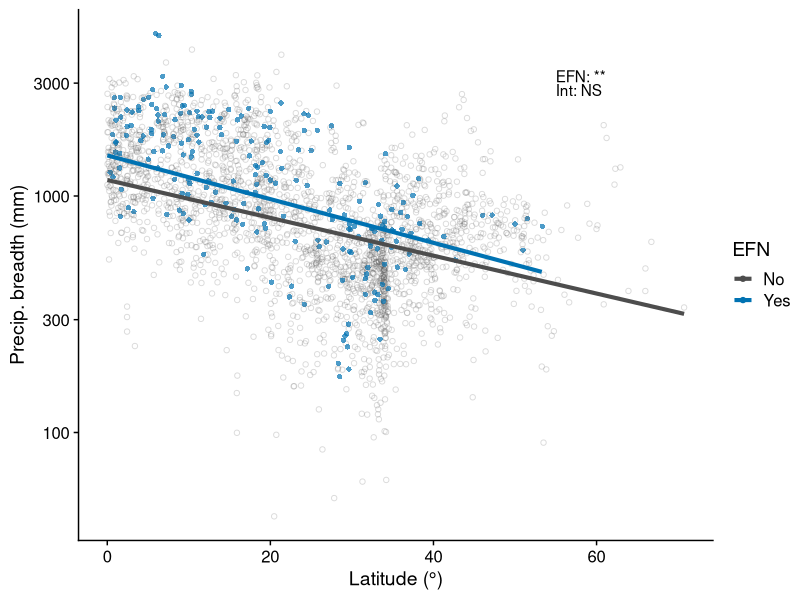
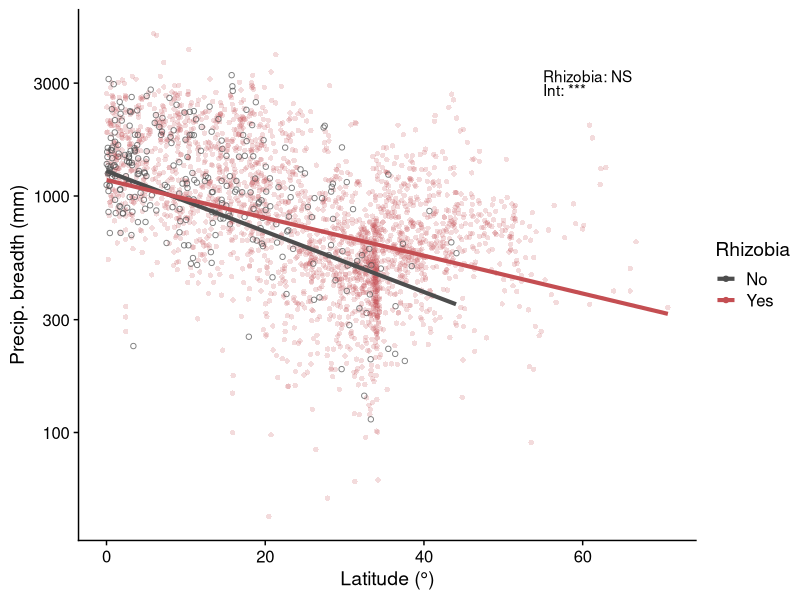
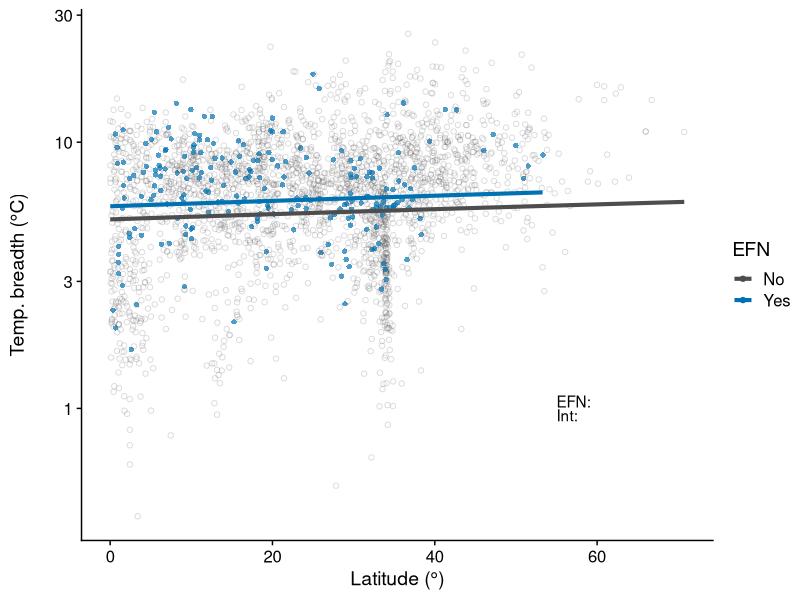
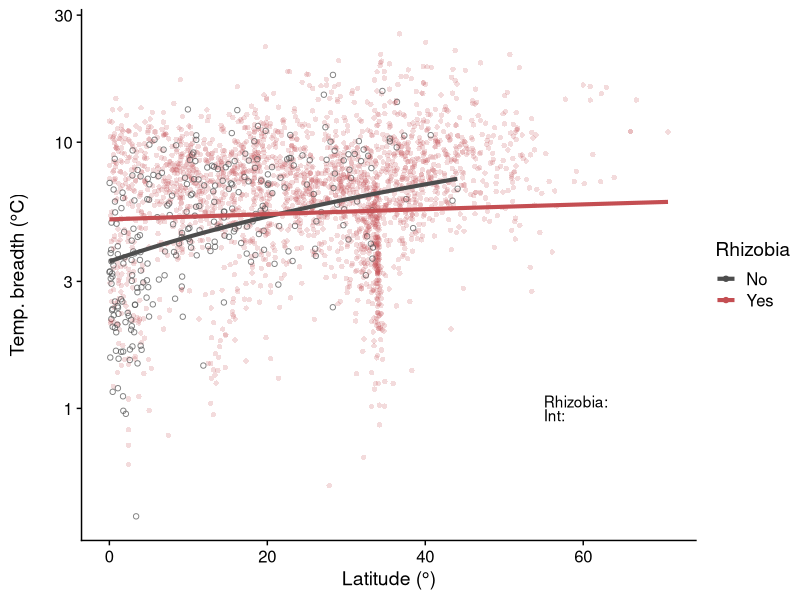
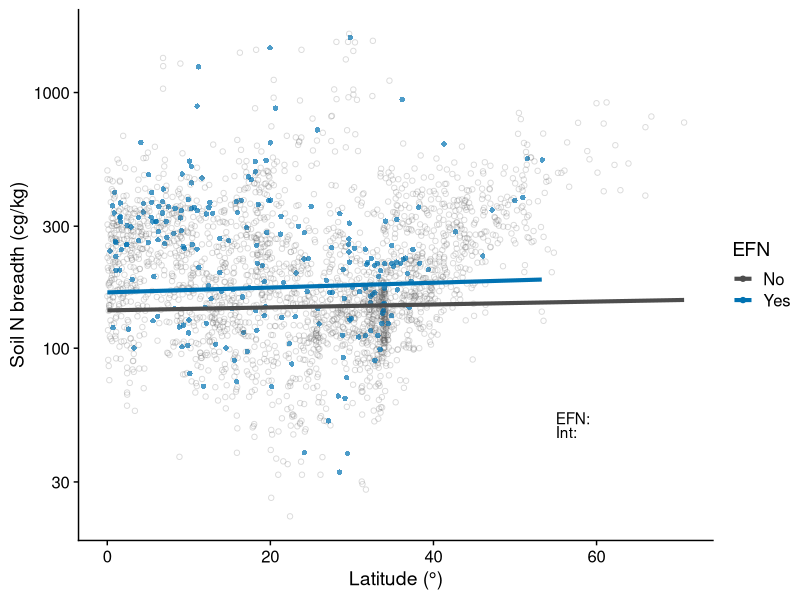
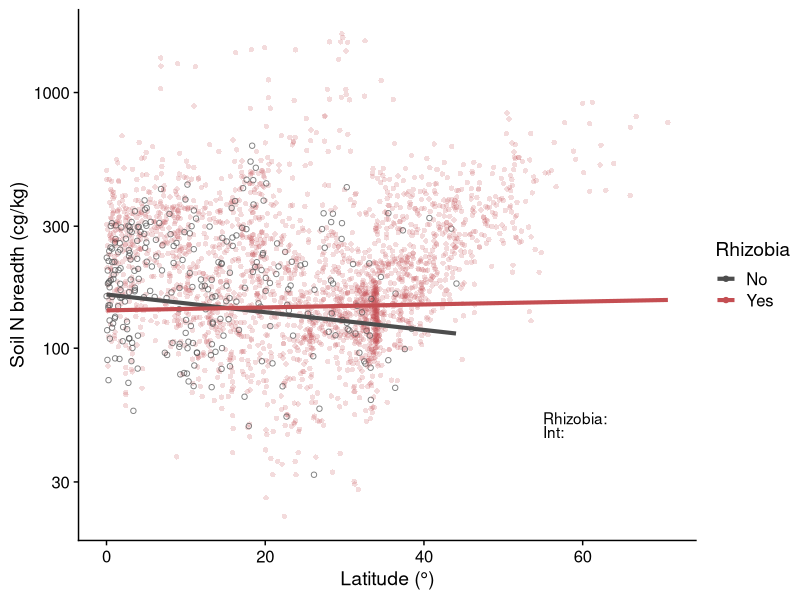
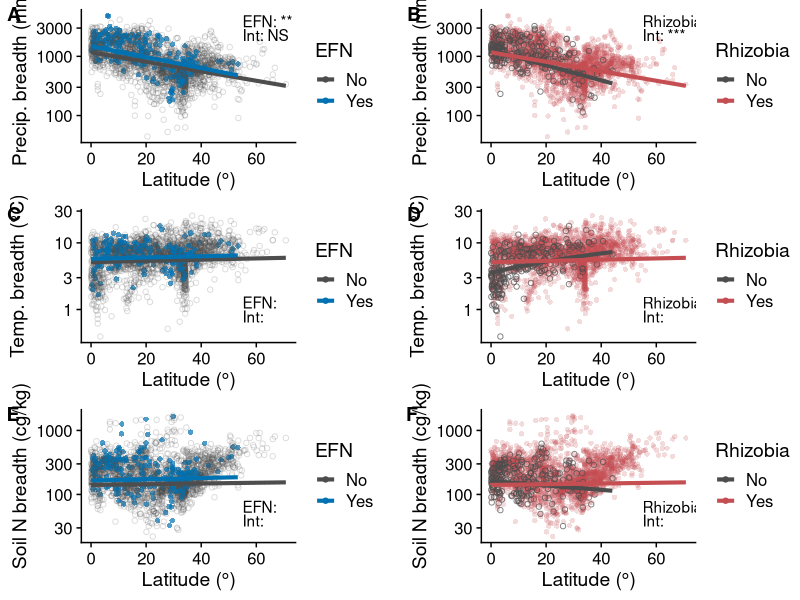

Source code (R) for these figures, in order: (Note: this script raises an error after producing the figures.)
#Packages
library(tidyverse)
library(cowplot)
library(here)
library(ggeffects)

#Read in data
data <- read.csv("data/pgls_species_data.csv")

#Make sure factors are factors
data$EFN <- as.factor(data$EFN)
data$fixer <- as.factor(data$fixer)
data$abs_med_lat <- as.numeric(data$abs_med_lat)

#Precipitation

#Read in model predictions from script 08
EFN_precip_means <- read.csv(here("tables/precip_range_EFN_predictions.csv"))
fixer_precip_means <- read.csv(here("tables/precip_range_fixer_predictions.csv"))
precip_stats <- read.csv(here("tables/precip_breadth_output_table.csv"))

## Make plots for EFN and rhizobia separately ----

#Set seed for reproducibility
set.seed(10)

#Make sure group is a factor
EFN_precip_means$group <- as.factor(EFN_precip_means$group)

#Calculate max latitude for each group
max_noEFN <- max(data[data$EFN == 0, "abs_med_lat"])
max_EFN <- max(data[data$EFN == 1, "abs_med_lat"])

#Set position of p-values inset
x_pos <- 55
y_pos <- 3000

#Extract p-values from model results for plotting asterixes on figure
sig_EFN <- ifelse(precip_stats[precip_stats$X == "EFN", "p.value"] <= 0.05 & precip_stats[precip_stats$X == "EFN", "p.value"] >= 0.01, "*", 
                  ifelse(precip_stats[precip_stats$X == "EFN", "p.value"] <= 0.01 & precip_stats[precip_stats$X == "EFN", "p.value"] >= 0.001, "**", 
                         ifelse(precip_stats[precip_stats$X == "EFN", "p.value"] <= 0.001, "***", 
                                "NS")))
sig_EFNint <- ifelse(precip_stats[precip_stats$X == "EFN:abs_med_lat", "p.value"] <= 0.05 & precip_stats[precip_stats$X == "EFN:abs_med_lat", "p.value"] >= 0.01, "*", 
                     (ifelse(precip_stats[precip_stats$X == "EFN:abs_med_lat", "p.value"] <= 0.01 & precip_stats[precip_stats$X == "EFN:abs_med_lat", "p.value"] >= 0.001, "**", 
                             (ifelse(precip_stats[precip_stats$X == "EFN:abs_med_lat", "p.value"] <= 0.001, "***", 
                                     "NS")))))
sig_fix <- ifelse(precip_stats[precip_stats$X == "fixer", "p.value"] <= 0.05 & precip_stats[precip_stats$X == "fixer", "p.value"] >= 0.01, "*", 
                  ifelse(precip_stats[precip_stats$X == "fixer", "p.value"] <= 0.01 & precip_stats[precip_stats$X == "fixer", "p.value"] >= 0.001, "**", 
                         ifelse(precip_stats[precip_stats$X == "fixer", "p.value"] <= 0.001, "***", 
                                "NS")))
sig_fixint <- ifelse(precip_stats[precip_stats$X == "abs_med_lat:fixer", "p.value"] <= 0.05 & precip_stats[precip_stats$X == "abs_med_lat:fixer", "p.value"] >= 0.01, "*", 
                     (ifelse(precip_stats[precip_stats$X == "abs_med_lat:fixer", "p.value"] <= 0.01 & precip_stats[precip_stats$X == "abs_med_lat:fixer", "p.value"] >= 0.001, "**", 
                             (ifelse(precip_stats[precip_stats$X == "abs_med_lat:fixer", "p.value"] <= 0.001, "***", 
                                     "NS")))))

#Make figure
p1 <- ggplot()+
  geom_point(data=data, aes(x=abs_med_lat, y=precip_range, color=EFN, alpha=EFN, shape=EFN), size=1.5)+
  theme_cowplot()+
  scale_alpha_manual(values=c(0.2, 0.7), guide="none")+
  scale_shape_manual(values = c("1" = 16, "0"   = 1), guide="none")+
  scale_colour_manual(values=c("#4D4D4D", "#0072B2"), labels=c("No", "Yes"))+
  ylab("Precip. breadth (mm)")+
  xlab("Latitude (\u00B0)")+
  geom_line(data=EFN_precip_means %>% filter(!(group=="0" & x>max_noEFN)) %>% filter(!(group=="1" & x > max_EFN)), aes(x=x, y=predicted, colour=group), linewidth=1.4)+
  annotate("text", label=paste0("EFN: ", sig_EFN, "\nInt: ", sig_EFNint), x=x_pos, y=y_pos, lineheight = .75, hjust=0)+
  scale_y_log10()
p1

#Make sure group is a factor
fixer_precip_means$group <- as.factor(fixer_precip_means$group)

#Calculate max latitude for each group
max_nofixer <- max(data[data$fixer == 0, "abs_med_lat"])
max_fixer <- max(data[data$fixer == 1, "abs_med_lat"])

#Make figure
p2 <- ggplot()+
  geom_point(data=data, aes(x=abs_med_lat, y=precip_range, color=fixer, alpha=fixer, shape=fixer), size=1.5)+
  theme_cowplot()+
  scale_alpha_manual(values=c(0.7, 0.2), guide="none")+
  scale_shape_manual(values = c("1" = 16, "0"   = 1), guide="none")+
  scale_colour_manual(values=c("#4D4D4D", "#C44E52"), labels=c("No", "Yes"))+
  ylab("Precip. breadth (mm)")+
  xlab("Latitude (\u00B0)")+
  labs(colour="Rhizobia")+
  geom_line(data=fixer_precip_means %>% filter(!(group=="0" & x>max_nofixer)) %>% filter(!(group=="1" & x > max_fixer)), aes(x=x, y=predicted, colour=group), linewidth=1.4)+
  annotate("text", label=paste0("Rhizobia: ", sig_fix, "\nInt: ", sig_fixint), x=x_pos, y=y_pos, lineheight = .75, hjust=0)+
  scale_y_log10()
p2


#Temperature

#Read in model predictions from script 08
EFN_temp_means <- read.csv(here("tables/temp_range_EFN_predictions.csv"))
fixer_temp_means <- read.csv(here("tables/temp_range_fixer_predictions.csv"))
temp_stats <- read.csv(here("tables/logtemp_breadth_output_table.csv"))

## Make plots for EFN and rhizobia separately ----

#Set seed for reproducibility
set.seed(10)

#Make sure group is a factor
EFN_temp_means$group <- as.factor(EFN_temp_means$group)

#Calculate max latitude for each group
max_noEFN <- max(data[data$EFN == 0, "abs_med_lat"])
max_EFN <- max(data[data$EFN == 1, "abs_med_lat"])

#Set position of p-values inset
x_pos <- 55
y_pos <- 1

#Extract p-values from model results for plotting asterixes on figure
sig_EFN <- ifelse(temp_stats[temp_stats$X == "EFN", "p.value"] <= 0.05 & temp_stats[temp_stats$X == "EFN", "p.value"] >= 0.01, "*", 
                  ifelse(temp_stats[temp_stats$X == "EFN", "p.value"] <= 0.01 & temp_stats[temp_stats$X == "EFN", "p.value"] >= 0.001, "**", 
                         ifelse(temp_stats[temp_stats$X == "EFN", "p.value"] <= 0.001, "***", 
                                "NS")))
sig_EFNint <- ifelse(temp_stats[temp_stats$X == "EFN:abs_med_lat", "p.value"] <= 0.05 & temp_stats[temp_stats$X == "EFN:abs_med_lat", "p.value"] >= 0.01, "*", 
                     (ifelse(temp_stats[temp_stats$X == "EFN:abs_med_lat", "p.value"] <= 0.01 & temp_stats[temp_stats$X == "EFN:abs_med_lat", "p.value"] >= 0.001, "**", 
                             (ifelse(temp_stats[temp_stats$X == "EFN:abs_med_lat", "p.value"] <= 0.001, "***", 
                                     "NS")))))
sig_fix <- ifelse(temp_stats[temp_stats$X == "fixer", "p.value"] <= 0.05 & temp_stats[temp_stats$X == "fixer", "p.value"] >= 0.01, "*", 
                  ifelse(temp_stats[temp_stats$X == "fixer", "p.value"] <= 0.01 & temp_stats[temp_stats$X == "fixer", "p.value"] >= 0.001, "**", 
                         ifelse(temp_stats[temp_stats$X == "fixer", "p.value"] <= 0.001, "***", 
                                "NS")))
sig_fixint <- ifelse(temp_stats[temp_stats$X == "abs_med_lat:fixer", "p.value"] <= 0.05 & temp_stats[temp_stats$X == "abs_med_lat:fixer", "p.value"] >= 0.01, "*", 
                     (ifelse(temp_stats[temp_stats$X == "abs_med_lat:fixer", "p.value"] <= 0.01 & temp_stats[temp_stats$X == "abs_med_lat:fixer", "p.value"] >= 0.001, "**", 
                             (ifelse(temp_stats[temp_stats$X == "abs_med_lat:fixer", "p.value"] <= 0.001, "***", 
                                     "NS")))))

#Make figure
p3 <- ggplot()+
  geom_point(data=data, aes(x=abs_med_lat, y=temp_range, color=EFN, alpha=EFN, shape=EFN), size=1.5)+
  theme_cowplot()+
  scale_alpha_manual(values=c(0.2, 0.7), guide="none")+
  scale_shape_manual(values = c("1" = 16, "0"   = 1), guide="none")+
  scale_colour_manual(values=c("#4D4D4D", "#0072B2"), labels=c("No", "Yes"))+
  ylab("Temp. breadth (\u00B0C)\n")+
  xlab("Latitude (\u00B0)")+
  geom_line(data=EFN_temp_means %>% filter(!(group=="0" & x>max_noEFN)) %>% filter(!(group=="1" & x > max_EFN)), aes(x=x, y=predicted, colour=group), linewidth=1.4)+
  annotate("text", label=paste0("EFN: ", sig_EFN, "\nInt: ", sig_EFNint), x=x_pos, y=y_pos, lineheight = .75, hjust=0)+
  scale_y_log10()
p3

#Make sure group is a factor
fixer_temp_means$group <- as.factor(fixer_temp_means$group)

#Calculate max latitude for each group
max_nofixer <- max(data[data$fixer == 0, "abs_med_lat"])
max_fixer <- max(data[data$fixer == 1, "abs_med_lat"])

#Make figure
p4 <- ggplot()+
  geom_point(data=data, aes(x=abs_med_lat, y=temp_range, color=fixer, alpha=fixer, shape=fixer), size=1.5)+
  theme_cowplot()+
  scale_alpha_manual(values=c(0.7, 0.2), guide="none")+
  scale_shape_manual(values = c("1" = 16, "0"   = 1), guide="none")+
  scale_colour_manual(values=c("#4D4D4D", "#C44E52"), labels=c("No", "Yes"))+
  ylab("Temp. breadth (\u00B0C)\n")+
  xlab("Latitude (\u00B0)")+
  labs(colour="Rhizobia")+
  geom_line(data=fixer_temp_means %>% filter(!(group=="0" & x>max_nofixer)) %>% filter(!(group=="1" & x > max_fixer)), aes(x=x, y=predicted, colour=group), linewidth=1.4)+
  annotate("text", label=paste0("Rhizobia: ", sig_fix, "\nInt: ", sig_fixint), x=x_pos, y=y_pos, lineheight = .75, hjust=0)+
  scale_y_log10()
p4

#Nitrogen

#Read in model predictions from script 08
EFN_nitro_means <- read.csv(here("tables/nitro_range_EFN_predictions.csv"))
fixer_nitro_means <- read.csv(here("tables/nitro_range_fixer_predictions.csv"))
nitro_stats <- read.csv(here("tables/nitro_breadth_output_table.csv"))

## Make plots for EFN and rhizobia separately ----

#Set seed for reproducibility
set.seed(10)

#Make sure group is a factor
EFN_nitro_means$group <- as.factor(EFN_nitro_means$group)

#Calculate max latitude for each group
max_noEFN <- max(data[data$EFN == 0, "abs_med_lat"])
max_EFN <- max(data[data$EFN == 1, "abs_med_lat"])

#Set position of p-values inset
x_pos <- 55
y_pos <- 50

#Extract p-values from model results for plotting asterixes on figure
sig_EFN <- ifelse(nitro_stats[nitro_stats$X == "EFN", "p.value"] <= 0.05 & nitro_stats[nitro_stats$X == "EFN", "p.value"] >= 0.01, "*", 
                  ifelse(nitro_stats[nitro_stats$X == "EFN", "p.value"] <= 0.01 & nitro_stats[nitro_stats$X == "EFN", "p.value"] >= 0.001, "**", 
                         ifelse(nitro_stats[nitro_stats$X == "EFN", "p.value"] <= 0.001, "***", 
                                "NS")))
sig_EFNint <- ifelse(nitro_stats[nitro_stats$X == "EFN:abs_med_lat", "p.value"] <= 0.05 & nitro_stats[nitro_stats$X == "EFN:abs_med_lat", "p.value"] >= 0.01, "*", 
                     (ifelse(nitro_stats[nitro_stats$X == "EFN:abs_med_lat", "p.value"] <= 0.01 & nitro_stats[nitro_stats$X == "EFN:abs_med_lat", "p.value"] >= 0.001, "**", 
                             (ifelse(nitro_stats[nitro_stats$X == "EFN:abs_med_lat", "p.value"] <= 0.001, "***", 
                                     "NS")))))
sig_fix <- ifelse(nitro_stats[nitro_stats$X == "fixer", "p.value"] <= 0.05 & nitro_stats[nitro_stats$X == "fixer", "p.value"] >= 0.01, "*", 
                  ifelse(nitro_stats[nitro_stats$X == "fixer", "p.value"] <= 0.01 & nitro_stats[nitro_stats$X == "fixer", "p.value"] >= 0.001, "**", 
                         ifelse(nitro_stats[nitro_stats$X == "fixer", "p.value"] <= 0.001, "***", 
                                "NS")))
sig_fixint <- ifelse(nitro_stats[nitro_stats$X == "abs_med_lat:fixer", "p.value"] <= 0.05 & nitro_stats[nitro_stats$X == "abs_med_lat:fixer", "p.value"] >= 0.01, "*", 
                     (ifelse(nitro_stats[nitro_stats$X == "abs_med_lat:fixer", "p.value"] <= 0.01 & nitro_stats[nitro_stats$X == "abs_med_lat:fixer", "p.value"] >= 0.001, "**", 
                             (ifelse(nitro_stats[nitro_stats$X == "abs_med_lat:fixer", "p.value"] <= 0.001, "***", 
                                     "NS")))))

#Make figure
p5 <- ggplot()+
  geom_point(data=data, aes(x=abs_med_lat, y=nitro_range, color=EFN, alpha=EFN, shape=EFN), size=1.5)+
  theme_cowplot()+
  scale_alpha_manual(values=c(0.2, 0.7), guide="none")+
  scale_shape_manual(values = c("1" = 16, "0"   = 1), guide="none")+
  scale_colour_manual(values=c("#4D4D4D", "#0072B2"), labels=c("No", "Yes"))+
  ylab("Soil N breadth (cg/kg)")+
  xlab("Latitude (\u00B0)")+
  geom_line(data=EFN_nitro_means %>% filter(!(group=="0" & x>max_noEFN)) %>% filter(!(group=="1" & x > max_EFN)), aes(x=x, y=predicted, colour=group), linewidth=1.4)+
  annotate("text", label=paste0("EFN: ", sig_EFN, "\nInt: ", sig_EFNint), x=x_pos, y=y_pos, lineheight = .75, hjust=0)+
  scale_y_log10()
p5

#Make sure group is a factor
fixer_nitro_means$group <- as.factor(fixer_nitro_means$group)

#Calculate max latitude for each group
max_nofixer <- max(data[data$fixer == 0, "abs_med_lat"])
max_fixer <- max(data[data$fixer == 1, "abs_med_lat"])

#Make figure
p6 <- ggplot()+
  geom_point(data=data, aes(x=abs_med_lat, y=nitro_range, color=fixer, alpha=fixer, shape=fixer), size=1.5)+
  theme_cowplot()+
  scale_alpha_manual(values=c(0.7, 0.2), guide="none")+
  scale_shape_manual(values = c("1" = 16, "0"   = 1), guide="none")+
  scale_colour_manual(values=c("#4D4D4D", "#C44E52"), labels=c("No", "Yes"))+
  ylab("Soil N breadth (cg/kg)")+
  xlab("Latitude (\u00B0)")+
  labs(colour="Rhizobia")+
  geom_line(data=fixer_nitro_means %>% filter(!(group=="0" & x>max_nofixer)) %>% filter(!(group=="1" & x > max_fixer)), aes(x=x, y=predicted, colour=group), linewidth=1.4)+
  annotate("text", label=paste0("Rhizobia: ", sig_fix, "\nInt: ", sig_fixint), x=x_pos, y=y_pos, lineheight = .75, hjust=0)+
  scale_y_log10()
p6

#Make multi-panel plot
p7 <- cowplot::plot_grid(p1, p2, p3, p4, p5, p6, nrow=3, align = "hv", axis = "lr", labels=c("AUTO"))
p7

#Save final Figure 3
save_plot("figures/Figure3.pdf", p7, base_height = 10, base_width = 10)
